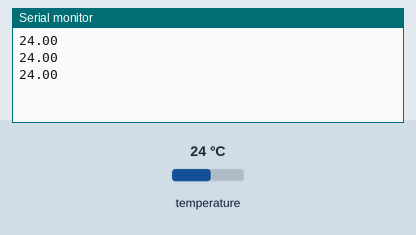
This sketch was run on a simulated Arduino Uno, built with avr-gcc and run on an emulated ATmega328P. Parts: the last lines printed to the serial monitor. Inputs (shaded band) come from the test bench; at power-on: temperature 24 °C.

Above: at 2.9 s.
3.0 s: temperature set to 12 °C
At 5.1 s:
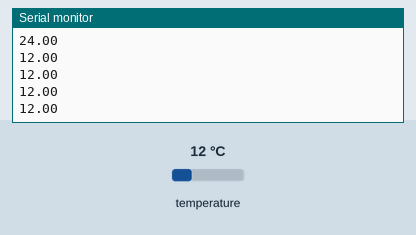
5.4 s: temperature set to 19 °C
At 8.7 s:
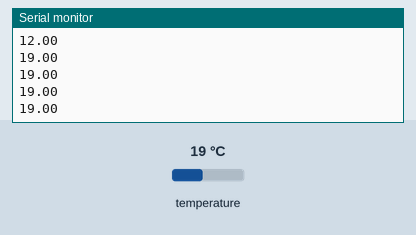
Timing chart, 0 to 10.2 s (numbered marks = the images above; inputs shaded):
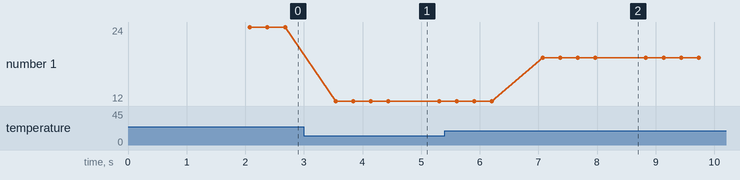

Measured:
- after the input at 3.0 s, the serial monitor: prints a new line after 0.54 s (image 1)
- after the input at 5.4 s, the serial monitor: prints a new line after 1.7 s (image 2)
- plotted number 1: 24 → 12 after the input at 3.0 s, 12 → 19 after the input at 5.4 s

The sketch:

sensorTemperatura.ino
```cpp
#include <OneWire.h>
#include <DallasTemperature.h>

#define SAMPLING_PERIOD_MS 1000
#define SENDING_PERIOD_MS 300
OneWire ourWire(2);                //Se establece el pin 2  como bus OneWire

DallasTemperature sensors(&ourWire); //Se declara una variable u objeto para nuestro sensor
unsigned long previousMeasure = 0;
unsigned long previousSending = 0;
float temp = 0;

void setup() {
  delay(1000);
  Serial.begin(9600);
  sensors.begin();   //Se inicia el sensor
  sensors.requestTemperatures();   //Se envía el comando para leer la temperatura
  temp = sensors.getTempCByIndex(0); //Se obtiene la temperatura en ºC
  previousMeasure = millis();
  previousSending = millis();
}

void loop() {
  if (millis() - previousMeasure >=  SAMPLING_PERIOD_MS)
  {
    sensors.requestTemperatures();   //Se envía el comando para leer la temperatura
    temp = sensors.getTempCByIndex(0); //Se obtiene la temperatura en ºC

    //Serial.print("Temperatura= ");
    //Serial.println(temp);
    //Serial.println(" C");
    previousMeasure = millis();
  }

  if (millis() - previousSending >=  SENDING_PERIOD_MS)
  {
    Serial.println(temp);
    previousSending = millis();
  }
}
```
